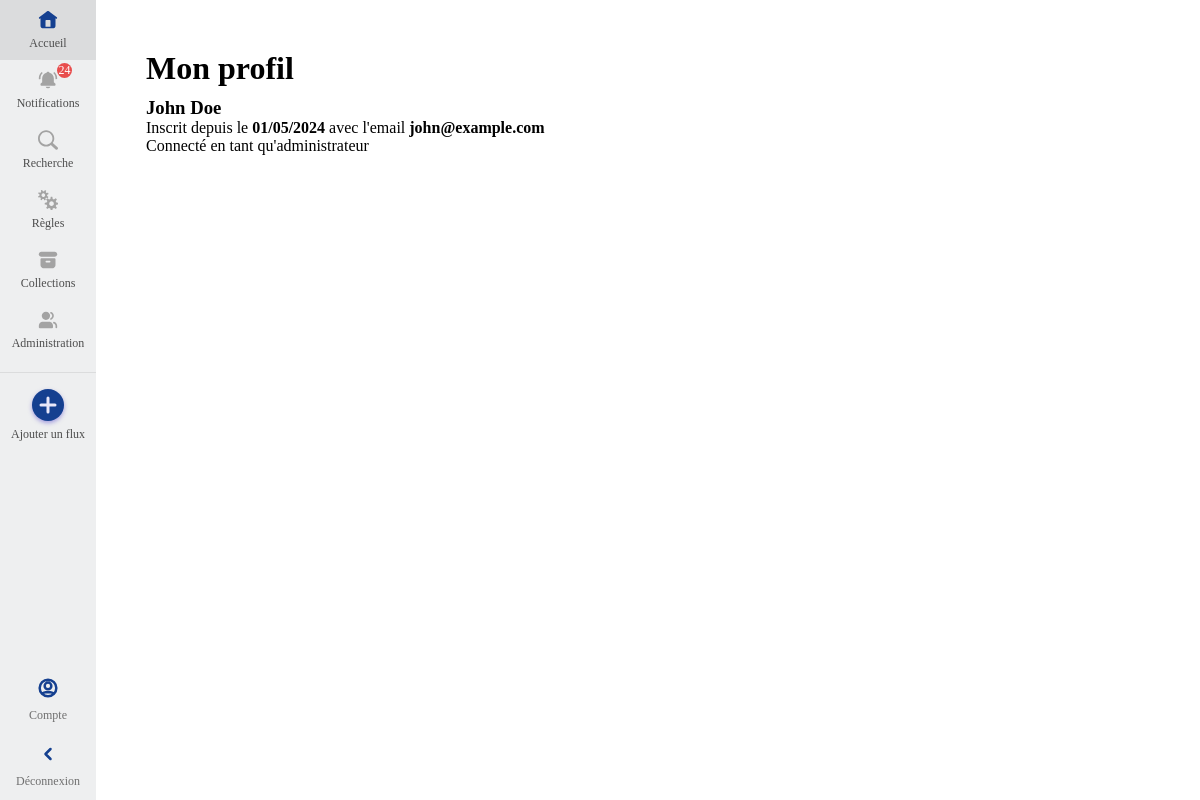
The app's page /compte.php (signed in) with its own data.
### tables this page shows
CREATE TABLE `utilisateur` (
  `id_utilisateur` int NOT NULL AUTO_INCREMENT,
  `nom` varchar(128) NOT NULL,
  `prenom` varchar(128) NOT NULL,
  `email` varchar(255) NOT NULL,
  `hash_password` varchar(255) NOT NULL,
  `date_inscription` int NOT NULL,
  `est_admin` tinyint(1) NOT NULL DEFAULT '0',
  PRIMARY KEY (`id_utilisateur`),
  UNIQUE KEY `mail` (`email`)
);

### public/compte.php (called while the page is built, shortened)
<?php
require_once $_SERVER['DOCUMENT_ROOT'] . "/src/model/UtilisateurModel.php";
$id_utilisateur = $_SESSION["id_utilisateur"];
$utilisateur = UtilisateurModel::getUserDetailsFromId($id_utilisateur);
require_once $_SERVER['DOCUMENT_ROOT'] . "/views/components/side-bar.php";
require_once $_SERVER['DOCUMENT_ROOT'] . "/views/compte.php";

### src/model/UtilisateurModel.php (called while the page is built, shortened)
<?php
class UtilisateurModel
{
    static function getUserDetailsFromId(int $id_utilisateur): array | UserNotFoundException
    {
        $mysqli = Database::connexion();
        $stmt = $mysqli->prepare("SELECT id_utilisateur, nom, prenom, email, date_inscription FROM utilisateur WHERE id_utilisateur = ?");
        $stmt->bind_param("i", $id_utilisateur);
        $stmt->execute();
        $res = $stmt->get_result()->fetch_all(MYSQLI_ASSOC);
        return $res[0];
    }
}

### views/compte.php (the view, shortened to what this page needs)
<!DOCTYPE html>
<html lang="fr">
<head>
    <link rel="stylesheet" href="css/style.css">
    <link rel="stylesheet" href="css/side-bar.css">
    <link rel="stylesheet" href="css/font.css">
    <link rel="stylesheet" href="css/compte.css">
    <link rel="stylesheet" href="css/colors.css">
</head>
<body>
    <div class="container">
        <div>
            <h1>Mon profil</h1>
            <h3><?= $utilisateur["prenom"] ?> <?= $utilisateur["nom"] ?></h3>
            <p>Inscrit depuis le <b><?= date("d/m/Y", $utilisateur["date_inscription"]) ?></b> avec l'email <b><?= $utilisateur["email"] ?></b></p>
            <?php if (isset($_SESSION["is_admin"])) : ?>
                <p>Connecté en tant qu'administrateur</p>
            <?php endif; ?>
        </div>
    </div>
</body>
</html>

### public/css/style.css (style rules this page uses)
* { margin: 0; padding: 0; font-family: 'Fira Sans'; }
body { box-sizing: border-box; height: 100vh; margin: 0; display: grid; grid-template-columns: 96px 325px auto; font-family: 'Fira Sans'; overflow-y: hidden; }

### public/css/compte.css (style rules this page uses)
body { grid-template-columns: 96px auto; }
div.container { height: 100vh; }
div.container>div { padding: 50px; }
h1 { margin-bottom: 10px; }

### public/css/colors.css (style rules this page uses)
:root { --border-color : #00000014; --highlight-color: #154090; --highlight-border-color: #10367c; --highlight-text-color: #032562; --background-color: #eeeff0; --btn-background-color: #f0f0f0; --btn-border-color: #d0d7de; --btn-hover-background-color: #fafafa; --text-secondary-color: #62696f; }

### records on screen
utilisateur: prenom "John", nom "Doe", date_inscription "01/05/2024", email "john@example.com"

### other values on screen
$nb_notifs "24"
